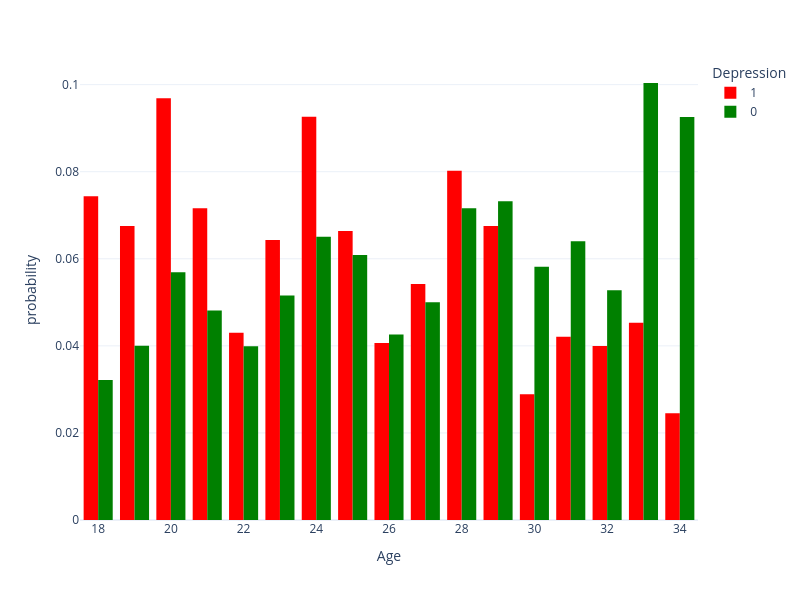

Notebook cell for this chart:
### Code cell
px.histogram(prep_df, x="Age", color="Depression", 
             barmode="group", color_discrete_map={1: "red", 0: "green"},
             histnorm="probability", width=800, height=600)

### Figure 1 — Plotly figure (JSON) as saved in the notebook; plotly's stock layout.template omitted (floating-point values rounded to 4 significant figures; data arrays with more than 128 entries replaced by an {"elided": "..."} marker saying what was removed)
{"data": [{"alignmentgroup": "True", "bingroup": "x", "histnorm": "probability", "hovertemplate": "Depression=1<br>Age=%{x}<br>probability=%{y}<extra></extra>", "legendgroup": "1", "marker": {"color": "red", "pattern": {"shape": ""}}, "name": "1", "offsetgroup": "1", "orientation": "v", "showlegend": true, "type": "histogram", "x": {"elided": "16284 float values"}, "xaxis": "x", "yaxis": "y"}, {"alignmentgroup": "True", "bingroup": "x", "histnorm": "probability", "hovertemplate": "Depression=0<br>Age=%{x}<br>probability=%{y}<extra></extra>", "legendgroup": "0", "marker": {"color": "green", "pattern": {"shape": ""}}, "name": "0", "offsetgroup": "0", "orientation": "v", "showlegend": true, "type": "histogram", "x": {"elided": "11497 float values"}, "xaxis": "x", "yaxis": "y"}], "layout": {"barmode": "group", "height": 600, "legend": {"title": {"text": "Depression"}, "tracegroupgap": 0}, "margin": {"t": 60}, "width": 800, "xaxis": {"anchor": "y", "domain": [0, 1], "title": {"text": "Age"}}, "yaxis": {"anchor": "x", "domain": [0, 1], "title": {"text": "probability"}}}}
